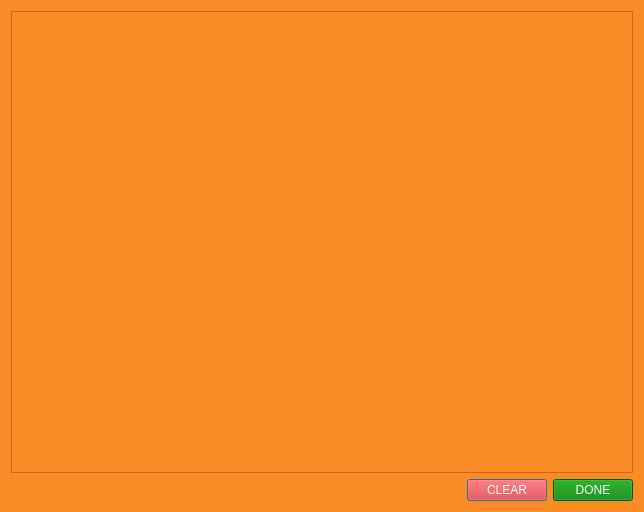
<?xml version="1.0" encoding="UTF-8"?>
<ui version="4.0">
 <class>Dialog</class>
 <widget class="QDialog" name="Dialog">
  <property name="geometry">
   <rect>
    <x>0</x>
    <y>0</y>
    <width>644</width>
    <height>512</height>
   </rect>
  </property>
  <property name="windowTitle">
   <string>Dialog</string>
  </property>
  <property name="styleSheet">
   <string notr="true">background:#FB8B24</string>
  </property>
  <layout class="QVBoxLayout" name="verticalLayout">
   <item>
    <widget class="QTableView" name="tableView">
     <property name="sizePolicy">
      <sizepolicy hsizetype="Preferred" vsizetype="Preferred">
       <horstretch>0</horstretch>
       <verstretch>0</verstretch>
      </sizepolicy>
     </property>
    </widget>
   </item>
   <item>
    <layout class="QHBoxLayout" name="horizontalLayout">
     <property name="bottomMargin">
      <number>0</number>
     </property>
     <item>
      <spacer name="horizontalSpacer">
       <property name="orientation">
        <enum>Qt::Horizontal</enum>
       </property>
       <property name="sizeHint" stdset="0">
        <size>
         <width>40</width>
         <height>20</height>
        </size>
       </property>
      </spacer>
     </item>
     <item>
      <widget class="QPushButton" name="btnClearLog">
       <property name="styleSheet">
        <string notr="true">background:red; color:white</string>
       </property>
       <property name="text">
        <string>CLEAR</string>
       </property>
      </widget>
     </item>
     <item>
      <widget class="QPushButton" name="btnDone">
       <property name="styleSheet">
        <string notr="true">background:green; color:white</string>
       </property>
       <property name="text">
        <string>DONE</string>
       </property>
      </widget>
     </item>
    </layout>
   </item>
  </layout>
 </widget>
 <resources/>
 <connections/>
</ui>
